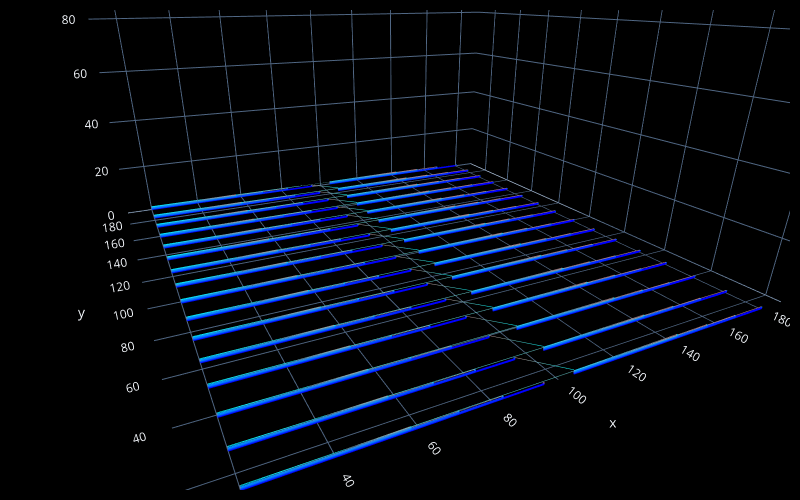

Notebook code for this chart:
### Code cell
# preview the design

fc.transform(steps, 'plot')
# uncomment the next line to create a neat preview (click the top-left button in the plot for a .png file) - post and tag @FullControlXYZ :)
# fc.transform(steps, 'plot', fc.PlotControls(neat_for_publishing=True))
